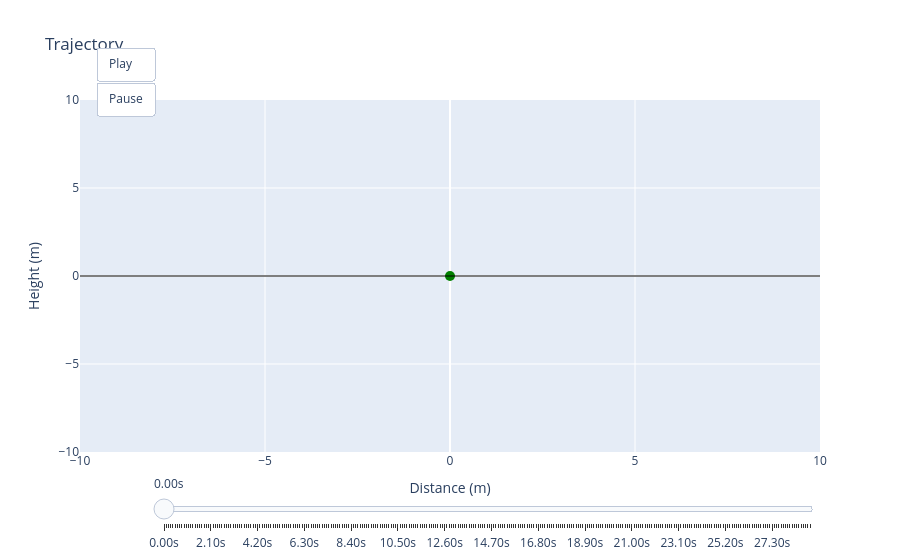

Notebook code for this chart:
### Code cell
import importlib
import projectilemotion
importlib.reload(projectilemotion)
from projectilemotion import ProjectileMotion as PM

trajectory = PM(
    # time_step=0.01, # for smoother animation
    
    # comment both out for altitude-based drag
    # altitude_threshold=0, # for constant drag
    # viscosity=0, # for no drag
)
data = trajectory.data
print(f"λ = {trajectory.altitude_threshold} m.")
print(f"γ = {trajectory.viscosity} Ns²/m⁴.")
trajectory.animate()
